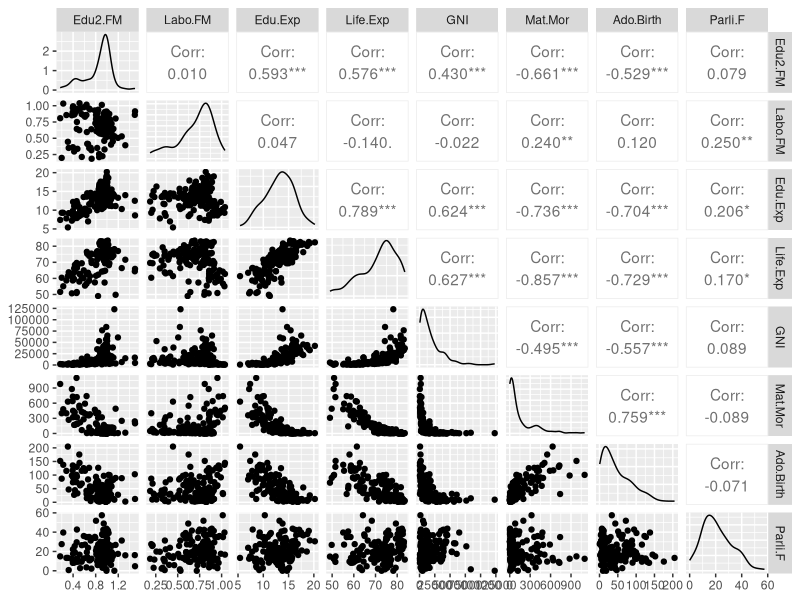
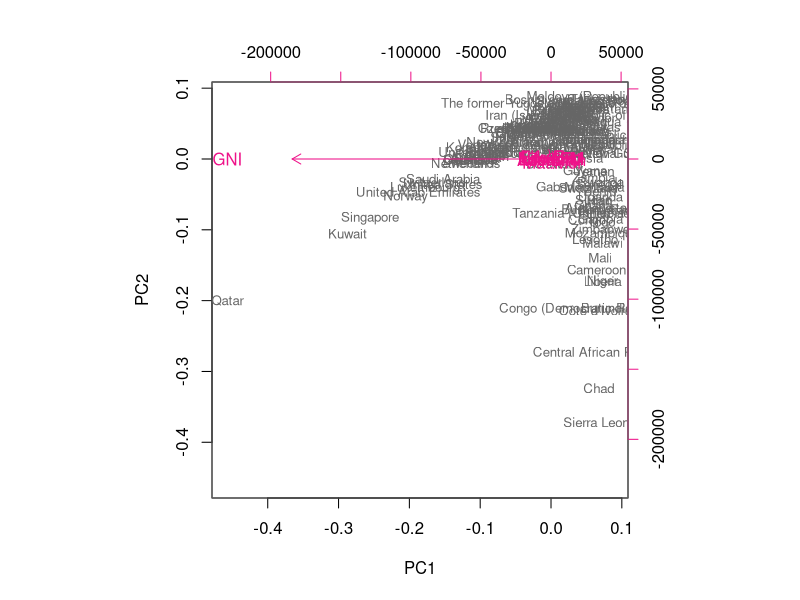
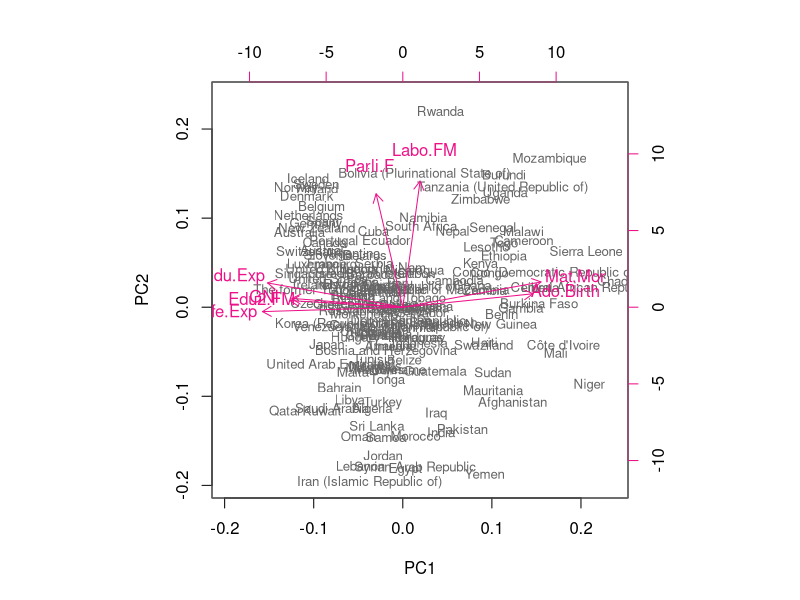
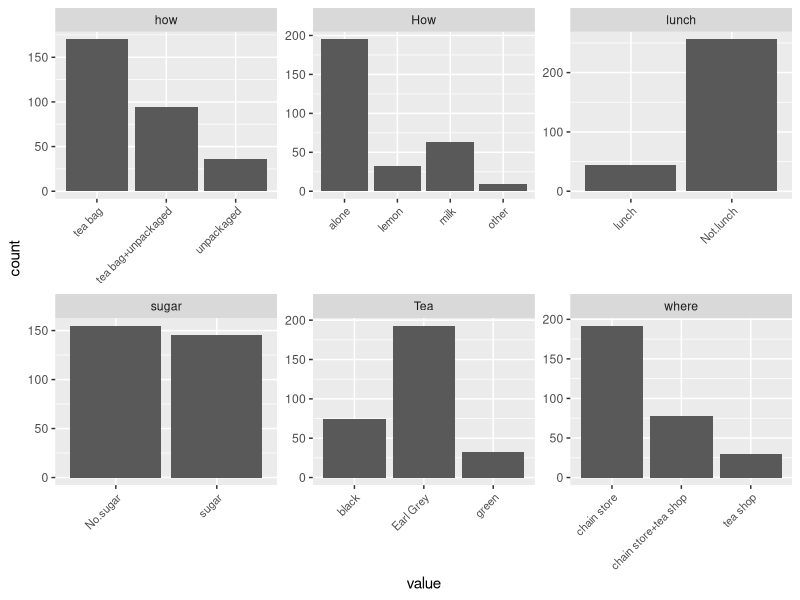
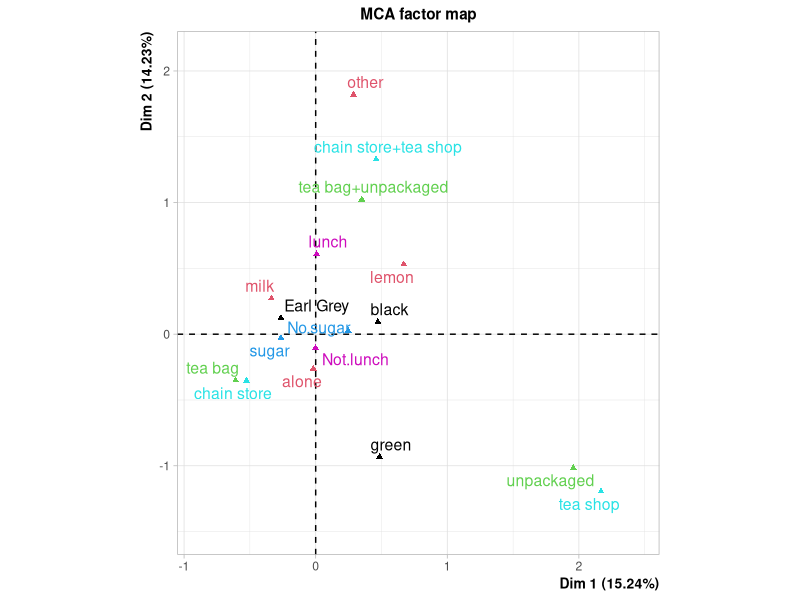

Here is the R script that generated these plots, in order:
## ---- chunk 1
human <- read.csv("data/human3.txt", sep = ",")
dim(human)
str(human)
## ---- chunk 2
library(ggplot2)
library(GGally)

summary(human)

ggpairs(human)
## ---- chunk 3
# Principal Component Analysis with the Singular Value Decomposition method
pca_human <- prcomp(human)
summary(pca_human)

biplot(pca_human, choices = 1:2, cex = c(0.8, 1), col = c("grey40", "deeppink2"))
## ---- chunk 4
# standardizing the variables
human_std <- scale(human)

# Principal Component Analysis with the Singular Value Decomposition method and a summary
pca_human <- prcomp(human_std)
s <- summary(pca_human)
s

# Draw a biplot displaying the observations by the first two principal components (PC1 coordinate in x-axis, PC2 coordinate in y-axis), along with arrows representing the original variables.
biplot(pca_human, choices = 1:2, cex = c(0.8, 1), col = c("grey40", "deeppink2"))

## ---- chunk 5
# loading FactoMineR and the tea dataset
library(FactoMineR)
data(tea)

# Exploring the data
dim(tea)
str(tea)

# Visualising the data
library(ggplot2)
library(dplyr)
library(tidyr)
# ggplot2, dplyr and tidyr are available ***********************************
 
# column names to keep in the dataset
keep_columns <- c("Tea", "How", "how", "sugar", "where", "lunch")
 
# select the 'keep_columns' to create a new dataset
tea_time <- select(tea, one_of(keep_columns))
 
# look at the summaries and structure of the data
summary(tea_time)
str(tea_time)
 
# visualize the dataset. Define the plot type by adding geom_bar() after initialization of the ggplot. (Ignore the warning.). Turn the lables 45 degrees using theme. Use + to add functions to ggplot()
gather(tea_time) %>% ggplot(aes(value)) + facet_wrap("key", scales = "free") + geom_bar() + theme(axis.text.x = element_text(angle = 45, hjust = 1, size = 8)) 


## ---- chunk 6
# multiple correspondence analysis. MCA() function visualizes the analysis by default, and the plots can be turned off with the argument graph = FALSE.
mca <- MCA(tea_time, graph = FALSE)
 
# summary of the model
summary(mca)
 
# visualize MCA. You can either plot the variables or the individuals or both. You can change which one to plot with the invisible argument. Adding habillage = "quali" changes the colour of the labels within the plot from red to multicoloured.
plot(mca, invisible=c("ind"), habillage = "quali")
